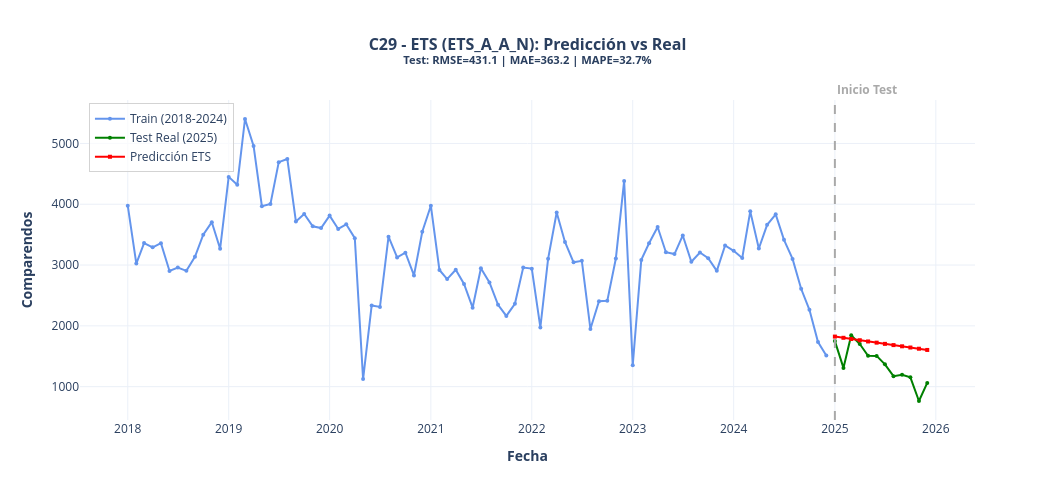
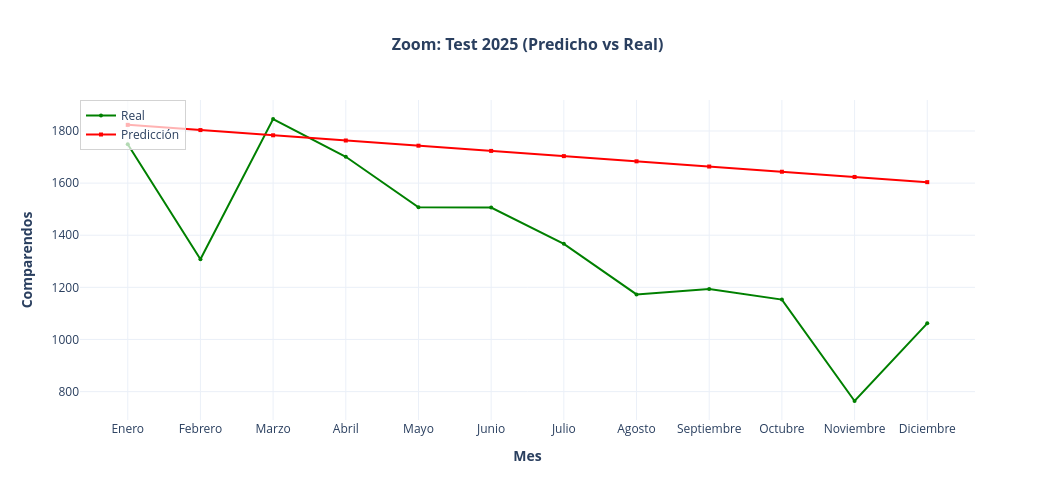
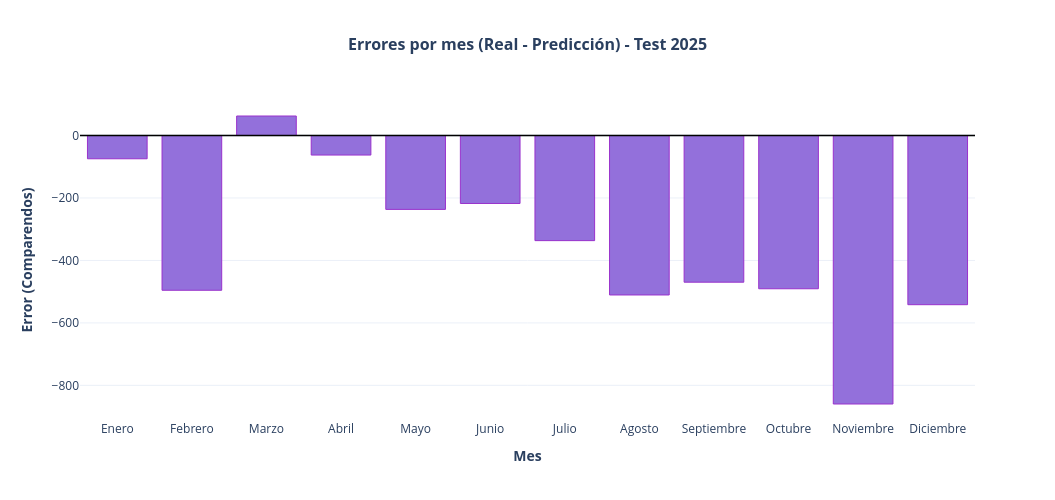

Notebook source saved alongside these figures, in order:
### Code cell
fig1 = go.Figure()

fig1.add_trace(go.Scatter(
    x=train_c29.index,
    y=train_c29.values,
    mode='lines+markers',
    name='Train (2018-2024)',
    line=dict(color='cornflowerblue', width=2),
    marker=dict(size=4),
    hovertemplate='Fecha: %{x}<br>Comparendos: %{y:,.0f}<extra></extra>'
))

fig1.add_trace(go.Scatter(
    x=test_c29.index,
    y=test_c29.values,
    mode='lines+markers',
    name='Test Real (2025)',
    line=dict(color='green', width=2),
    marker=dict(size=4),
    hovertemplate='Fecha: %{x}<br>Real: %{y:,.0f}<extra></extra>'
))

fig1.add_trace(go.Scatter(
    x=test_c29.index,
    y=predicciones_test_c29.values,
    mode='lines+markers',
    name='Predicción ETS',
    line=dict(color='red', width=2),
    marker=dict(size=4, symbol='square'),
    hovertemplate='Fecha: %{x}<br>Predicción: %{y:,.0f}<extra></extra>'
))

fig1.add_vline(
    x='2025-01-01',
    line_width=2,
    line_dash='dash',
    line_color='darkgray',
    opacity=1
)

fig1.add_annotation(
    x='2025-01-01',
    y=1, 
    yref='paper',
    text='<b>Inicio Test</b>',
    showarrow=False,
    font=dict(size=12, color='darkgray'),
    xanchor='left',
    yanchor='bottom'
)

fig1.update_layout(
    title=dict(
        text=f'C29 - ETS ({mejor_config_nombre}): Predicción vs Real<br>'
             f'<sup>Test: RMSE={rmse_test:.1f} | MAE={mae_test:.1f} | MAPE={mape_test:.1f}%</sup>',
        x=0.5,
        font=dict(size=16, weight='bold')
    ),
    xaxis_title=dict(text='Fecha', font=dict(weight='bold')),
    yaxis_title=dict(text='Comparendos', font=dict(weight='bold')),
    template='plotly_white',
    hovermode='x unified',
    legend=dict(
        x=0.01,
        y=0.99,
        bgcolor='rgba(255,255,255,0.7)',
        bordercolor='lightgray',
        borderwidth=1
    ),
    width=1055,
    height=500
)

fig1.show()


meses = ['Enero','Febrero','Marzo','Abril','Mayo','Junio','Julio','Agosto','Septiembre','Octubre','Noviembre','Diciembre']

fig2 = go.Figure()

fig2.add_trace(go.Scatter(
    x=meses,
    y=test_c29.values,
    mode='lines+markers',
    name='Real',
    line=dict(color='green', width=2),
    marker=dict(size=4, symbol='circle'),
    hovertemplate='Mes: %{x}<br>Real: %{y:,.0f}<extra></extra>'
))

fig2.add_trace(go.Scatter(
    x=meses,
    y=predicciones_test_c29.values,
    mode='lines+markers',
    name='Predicción',
    line=dict(color='red', width=2),
    marker=dict(size=4, symbol='square'),
    hovertemplate='Mes: %{x}<br>Predicción: %{y:,.0f}<extra></extra>'
))

fig2.update_layout(
    title=dict(
        text='Zoom: Test 2025 (Predicho vs Real)',
        x=0.5,
        font=dict(size=16, weight='bold')
    ),
    xaxis_title=dict(text='Mes', font=dict(weight='bold')),
    yaxis_title=dict(text='Comparendos', font=dict(weight='bold')),
    template='plotly_white',
    hovermode='x unified',
    legend=dict(
        x=0,
        y=1,
        bgcolor='rgba(255,255,255,0.7)',
        bordercolor='lightgray',
        borderwidth=1
    ),
    width=1055,
    height=500
)

fig2.show()


errores_test = test_c29.values - predicciones_test_c29.values

fig3 = go.Figure()

fig3.add_trace(go.Bar(
    x=meses,
    y=errores_test,
    name='Error (Real - Predicción)',
    marker_color='mediumpurple',
    marker_line_color='darkorchid',
    marker_line_width=1,
    opacity=1,
    hovertemplate='Mes: %{x}<br>Error: %{y:,.0f} comparendos<extra></extra>'
))

fig3.add_hline(
    y=0,
    line_width=1.5,
    line_color='black',
    line_dash='solid',
    opacity=1
)

fig3.update_layout(
    title=dict(
        text='Errores por mes (Real - Predicción) - Test 2025',
        x=0.5,
        font=dict(size=16, weight='bold')
    ),
    xaxis_title=dict(text='Mes', font=dict(weight='bold')),
    yaxis_title=dict(text='Error (Comparendos)', font=dict(weight='bold')),
    template='plotly_white',
    hovermode='x unified',
    showlegend=False,
    width=1055,
    height=500
)

fig3.show()

### Figure 1 — Plotly figure (JSON) as saved in the notebook; plotly's stock layout.template omitted (floating-point values rounded to 4 significant figures)
{"data": [{"hovertemplate": "Fecha: %{x}<br>Comparendos: %{y:,.0f}<extra></extra>", "line": {"color": "cornflowerblue", "width": 2}, "marker": {"size": 4}, "mode": "lines+markers", "name": "Train (2018-2024)", "type": "scatter", "x": ["2018-01-01T00:00:00.000000000", "2018-02-01T00:00:00.000000000", "2018-03-01T00:00:00.000000000", "2018-04-01T00:00:00.000000000", "2018-05-01T00:00:00.000000000", "2018-06-01T00:00:00.000000000", "2018-07-01T00:00:00.000000000", "2018-08-01T00:00:00.000000000", "2018-09-01T00:00:00.000000000", "2018-10-01T00:00:00.000000000", "2018-11-01T00:00:00.000000000", "2018-12-01T00:00:00.000000000", "2019-01-01T00:00:00.000000000", "2019-02-01T00:00:00.000000000", "2019-03-01T00:00:00.000000000", "2019-04-01T00:00:00.000000000", "2019-05-01T00:00:00.000000000", "2019-06-01T00:00:00.000000000", "2019-07-01T00:00:00.000000000", "2019-08-01T00:00:00.000000000", "2019-09-01T00:00:00.000000000", "2019-10-01T00:00:00.000000000", "2019-11-01T00:00:00.000000000", "2019-12-01T00:00:00.000000000", "2020-01-01T00:00:00.000000000", "2020-02-01T00:00:00.000000000", "2020-03-01T00:00:00.000000000", "2020-04-01T00:00:00.000000000", "2020-05-01T00:00:00.000000000", "2020-06-01T00:00:00.000000000", "2020-07-01T00:00:00.000000000", "2020-08-01T00:00:00.000000000", "2020-09-01T00:00:00.000000000", "2020-10-01T00:00:00.000000000", "2020-11-01T00:00:00.000000000", "2020-12-01T00:00:00.000000000", "2021-01-01T00:00:00.000000000", "2021-02-01T00:00:00.000000000", "2021-03-01T00:00:00.000000000", "2021-04-01T00:00:00.000000000", "2021-05-01T00:00:00.000000000", "2021-06-01T00:00:00.000000000", "2021-07-01T00:00:00.000000000", "2021-08-01T00:00:00.000000000", "2021-09-01T00:00:00.000000000", "2021-10-01T00:00:00.000000000", "2021-11-01T00:00:00.000000000", "2021-12-01T00:00:00.000000000", "2022-01-01T00:00:00.000000000", "2022-02-01T00:00:00.000000000", "2022-03-01T00:00:00.000000000", "2022-04-01T00:00:00.000000000", "2022-05-01T00:00:00.000000000", "2022-06-01T00:00:00.000000000", "2022-07-01T00:00:00.000000000", "2022-08-01T00:00:00.000000000", "2022-09-01T00:00:00.000000000", "2022-10-01T00:00:00.000000000", "2022-11-01T00:00:00.000000000", "2022-12-01T00:00:00.000000000", "2023-01-01T00:00:00.000000000", "2023-02-01T00:00:00.000000000", "2023-03-01T00:00:00.000000000", "2023-04-01T00:00:00.000000000", "2023-05-01T00:00:00.000000000", "2023-06-01T00:00:00.000000000", "2023-07-01T00:00:00.000000000", "2023-08-01T00:00:00.000000000", "2023-09-01T00:00:00.000000000", "2023-10-01T00:00:00.000000000", "2023-11-01T00:00:00.000000000", "2023-12-01T00:00:00.000000000", "2024-01-01T00:00:00.000000000", "2024-02-01T00:00:00.000000000", "2024-03-01T00:00:00.000000000", "2024-04-01T00:00:00.000000000", "2024-05-01T00:00:00.000000000", "2024-06-01T00:00:00.000000000", "2024-07-01T00:00:00.000000000", "2024-08-01T00:00:00.000000000", "2024-09-01T00:00:00.000000000", "2024-10-01T00:00:00.000000000", "2024-11-01T00:00:00.000000000", "2024-12-01T00:00:00.000000000"], "y": [3977, 3025, 3362, 3291, 3360, 2902, 2958, 2905, 3135, 3500, 3705, 3267, 4450, 4320, 5402, 4959, 3967, 4003, 4692, 4745, 3717, 3840, 3638, 3609, 3813, 3594, 3670, 3442, 1125, 2335, 2312, 3467, 3126, 3204, 2830, 3547, 3976, 2919, 2769, 2922, 2688, 2299, 2946, 2713, 2346, 2163, 2362, 2959, 2941, 1974, 3103, 3864, 3380, 3045, 3069, 1949, 2406, 2411, 3108, 4383, 1350, 3085, 3358, 3626, 3211, 3181, 3487, 3054, 3207, 3113, 2905, 3323, 3234, 3116, 3883, 3272, 3662, 3834, 3415, 3101, 2610, 2264, 1733, 1512]}, {"hovertemplate": "Fecha: %{x}<br>Real: %{y:,.0f}<extra></extra>", "line": {"color": "green", "width": 2}, "marker": {"size": 4}, "mode": "lines+markers", "name": "Test Real (2025)", "type": "scatter", "x": ["2025-01-01T00:00:00.000000000", "2025-02-01T00:00:00.000000000", "2025-03-01T00:00:00.000000000", "2025-04-01T00:00:00.000000000", "2025-05-01T00:00:00.000000000", "2025-06-01T00:00:00.000000000", "2025-07-01T00:00:00.000000000", "2025-08-01T00:00:00.000000000", "2025-09-01T00:00:00.000000000", "2025-10-01T00:00:00.000000000", "2025-11-01T00:00:00.000000000", "2025-12-01T00:00:00.000000000"], "y": [1749, 1308, 1846, 1701, 1507, 1506, 1367, 1173, 1194, 1153, 764, 1062]}, {"hovertemplate": "Fecha: %{x}<br>Predicción: %{y:,.0f}<extra></extra>", "line": {"color": "red", "width": 2}, "marker": {"size": 4, "symbol": "square"}, "mode": "lines+markers", "name": "Predicción ETS", "type": "scatter", "x": ["2025-01-01T00:00:00.000000000", "2025-02-01T00:00:00.000000000", "2025-03-01T00:00:00.000000000", "2025-04-01T00:00:00.000000000", "2025-05-01T00:00:00.000000000", "2025-06-01T00:00:00.000000000", "2025-07-01T00:00:00.000000000", "2025-08-01T00:00:00.000000000", "2025-09-01T00:00:00.000000000", "2025-10-01T00:00:00.000000000", "2025-11-01T00:00:00.000000000", "2025-12-01T00:00:00.000000000"], "y": [1823.0, 1803.0, 1784.0, 1764.0, 1744.0, 1724.0, 1704.0, 1684.0, 1664.0, 1644.0, 1624.0, 1604.0]}], "layout": {"annotations": [{"font": {"color": "darkgray", "size": 12}, "showarrow": false, "text": "<b>Inicio Test</b>", "x": "2025-01-01", "xanchor": "left", "y": 1, "yanchor": "bottom", "yref": "paper"}], "height": 500, "hovermode": "x unified", "legend": {"bgcolor": "rgba(255,255,255,0.7)", "bordercolor": "lightgray", "borderwidth": 1, "x": 0.01, "y": 0.99}, "shapes": [{"line": {"color": "darkgray", "dash": "dash", "width": 2}, "opacity": 1, "type": "line", "x0": "2025-01-01", "x1": "2025-01-01", "xref": "x", "y0": 0, "y1": 1, "yref": "y domain"}], "title": {"font": {"size": 16, "weight": "bold"}, "text": "C29 - ETS (ETS_A_A_N): Predicción vs Real<br><sup>Test: RMSE=431.1 | MAE=363.2 | MAPE=32.7%</sup>", "x": 0.5}, "width": 1055, "xaxis": {"title": {"font": {"weight": "bold"}, "text": "Fecha"}}, "yaxis": {"title": {"font": {"weight": "bold"}, "text": "Comparendos"}}}}

### Figure 2 — Plotly figure (JSON) as saved in the notebook; plotly's stock layout.template omitted (floating-point values rounded to 4 significant figures)
{"data": [{"hovertemplate": "Mes: %{x}<br>Real: %{y:,.0f}<extra></extra>", "line": {"color": "green", "width": 2}, "marker": {"size": 4, "symbol": "circle"}, "mode": "lines+markers", "name": "Real", "type": "scatter", "x": ["Enero", "Febrero", "Marzo", "Abril", "Mayo", "Junio", "Julio", "Agosto", "Septiembre", "Octubre", "Noviembre", "Diciembre"], "y": [1749, 1308, 1846, 1701, 1507, 1506, 1367, 1173, 1194, 1153, 764, 1062]}, {"hovertemplate": "Mes: %{x}<br>Predicción: %{y:,.0f}<extra></extra>", "line": {"color": "red", "width": 2}, "marker": {"size": 4, "symbol": "square"}, "mode": "lines+markers", "name": "Predicción", "type": "scatter", "x": ["Enero", "Febrero", "Marzo", "Abril", "Mayo", "Junio", "Julio", "Agosto", "Septiembre", "Octubre", "Noviembre", "Diciembre"], "y": [1823.0, 1803.0, 1784.0, 1764.0, 1744.0, 1724.0, 1704.0, 1684.0, 1664.0, 1644.0, 1624.0, 1604.0]}], "layout": {"height": 500, "hovermode": "x unified", "legend": {"bgcolor": "rgba(255,255,255,0.7)", "bordercolor": "lightgray", "borderwidth": 1, "x": 0, "y": 1}, "title": {"font": {"size": 16, "weight": "bold"}, "text": "Zoom: Test 2025 (Predicho vs Real)", "x": 0.5}, "width": 1055, "xaxis": {"title": {"font": {"weight": "bold"}, "text": "Mes"}}, "yaxis": {"title": {"font": {"weight": "bold"}, "text": "Comparendos"}}}}

### Figure 3 — Plotly figure (JSON) as saved in the notebook; plotly's stock layout.template omitted (floating-point values rounded to 4 significant figures)
{"data": [{"hovertemplate": "Mes: %{x}<br>Error: %{y:,.0f} comparendos<extra></extra>", "marker": {"color": "mediumpurple", "line": {"color": "darkorchid", "width": 1}}, "name": "Error (Real - Predicción)", "opacity": 1, "type": "bar", "x": ["Enero", "Febrero", "Marzo", "Abril", "Mayo", "Junio", "Julio", "Agosto", "Septiembre", "Octubre", "Noviembre", "Diciembre"], "y": [-74.47, -495.5, 62.49, -62.53, -236.5, -217.6, -336.6, -510.6, -469.6, -490.6, -859.6, -541.7]}], "layout": {"height": 500, "hovermode": "x unified", "shapes": [{"line": {"color": "black", "dash": "solid", "width": 1.5}, "opacity": 1, "type": "line", "x0": 0, "x1": 1, "xref": "x domain", "y0": 0, "y1": 0, "yref": "y"}], "showlegend": false, "title": {"font": {"size": 16, "weight": "bold"}, "text": "Errores por mes (Real - Predicción) - Test 2025", "x": 0.5}, "width": 1055, "xaxis": {"title": {"font": {"weight": "bold"}, "text": "Mes"}}, "yaxis": {"title": {"font": {"weight": "bold"}, "text": "Error (Comparendos)"}}}}
